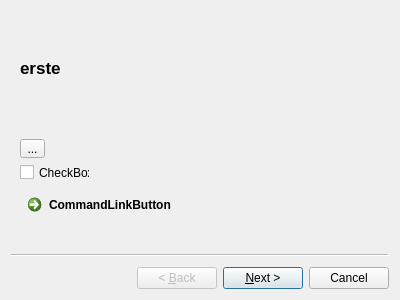
<?xml version="1.0" encoding="UTF-8"?>
<ui version="4.0">
 <class>TestWizard</class>
 <widget class="QWizard" name="TestWizard">
  <property name="geometry">
   <rect>
    <x>0</x>
    <y>0</y>
    <width>400</width>
    <height>300</height>
   </rect>
  </property>
  <property name="windowTitle">
   <string>Wizard</string>
  </property>
  <property name="wizardStyle">
   <enum>QWizard::ClassicStyle</enum>
  </property>
  <widget class="QWizardPage" name="wizardPage1">
   <property name="title">
    <string>erste</string>
   </property>
   <widget class="QToolButton" name="toolButton">
    <property name="geometry">
     <rect>
      <x>9</x>
      <y>9</y>
      <width>25</width>
      <height>19</height>
     </rect>
    </property>
    <property name="text">
     <string>...</string>
    </property>
   </widget>
   <widget class="QCheckBox" name="checkBox">
    <property name="geometry">
     <rect>
      <x>9</x>
      <y>34</y>
      <width>70</width>
      <height>17</height>
     </rect>
    </property>
    <property name="text">
     <string>CheckBox</string>
    </property>
   </widget>
   <widget class="QCommandLinkButton" name="commandLinkButton">
    <property name="geometry">
     <rect>
      <x>9</x>
      <y>57</y>
      <width>185</width>
      <height>41</height>
     </rect>
    </property>
    <property name="text">
     <string>CommandLinkButton</string>
    </property>
   </widget>
  </widget>
  <widget class="QWizardPage" name="wizardPage2">
   <property name="title">
    <string>zweite</string>
   </property>
  </widget>
 </widget>
 <resources/>
 <connections/>
</ui>
